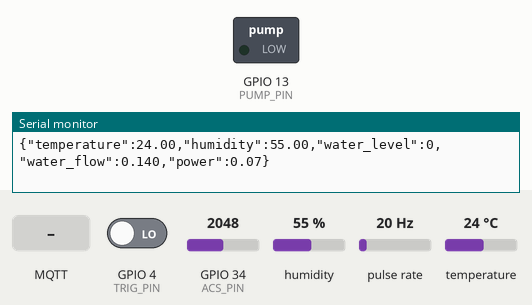
Recording of a sketch running on a simulated ESP32. Parts: switched loads named in the sketch (green lamp = pin HIGH), the last lines printed to the serial monitor. Wiring (inferred from the names in the program): pulse sensor: data GPIO 27. The inputs (shaded band) are chosen by the test bench; at power-on: GPIO 4 (TRIG_PIN) LOW, GPIO 34 (ACS_PIN) = 2048, humidity 55 %, pulse rate 20 Hz, temperature 24 °C. WiFi joins after 1.5 s; servers stay silent unless stated; no MQTT or app messages arrive unless stated.

Above: at 3.2 s.
3.3 s: MQTT message "ON" arrives on the first subscribed topic
At 4.9 s:
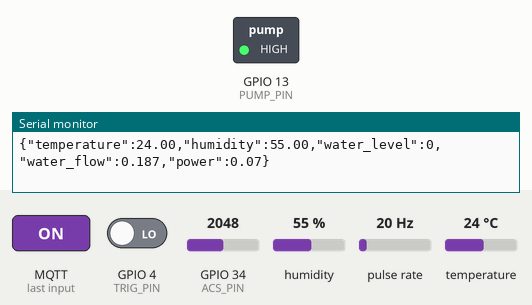
5.6 s: MQTT message "OFF" arrives on the first subscribed topic
At 7.2 s:
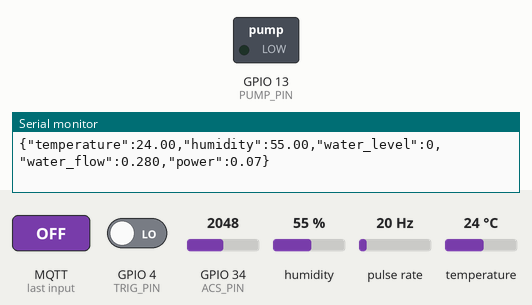
Timing chart, 0 to 8.7 s (numbered marks = the images above; inputs shaded):
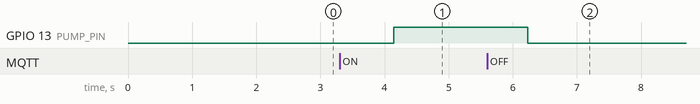

Measured:
- after the input at 3.3 s, GPIO 13 (PUMP_PIN): LOW → HIGH after 0.84 s
- after the input at 5.6 s, GPIO 13 (PUMP_PIN): HIGH → LOW after 0.63 s

The sketch:

v2.ino
```cpp
#include <WiFi.h>
#include <PubSubClient.h>
#include <DHT.h>

/* ---------- WiFi & MQTT ---------- */
const char* ssid = "Raju";
const char* password = "@@ra7282ju@@";
const char* mqtt_server = "test.mosquitto.org";

const char* data_topic = "esp32/sensors";
const char* pump_topic = "esp32/pump";

/* ---------- Pins ---------- */
#define PUMP_PIN 13
#define ACS_PIN  34

#define TRIG_PIN 4
#define ECHO_PIN 4

#define FLOW_PIN 27

#define DHTPIN 11
#define DHTTYPE DHT11

/* ---------- Objects ---------- */
WiFiClient espClient;
PubSubClient client(espClient);
DHT dht(DHTPIN, DHTTYPE);

/* ---------- Flow Sensor ---------- */
volatile int flowPulseCount = 0;
float totalLiters = 0;
unsigned long lastFlowMillis = 0;

/* ---------- Constants ---------- */
const float calibrationFactor = 7.5; // YF-S201
const float voltage = 12.0;          // Fixed 12V

/* ---------- ISR ---------- */
void IRAM_ATTR flowISR() {
  flowPulseCount++;
}

/* ---------- Pump Control ---------- */
void callback(char* topic, byte* payload, unsigned int length) {
  String msg;
  for (int i = 0; i < length; i++) msg += (char)payload[i];

  if (String(topic) == pump_topic) {
    if (msg == "ON") {
      digitalWrite(PUMP_PIN, HIGH);
    } else if (msg == "OFF") {
      digitalWrite(PUMP_PIN, LOW);
    }
  }
}

/* ---------- Ultrasonic ---------- */
int getWaterLevel() {
  digitalWrite(TRIG_PIN, LOW);
  delayMicroseconds(2);
  digitalWrite(TRIG_PIN, HIGH);
  delayMicroseconds(10);
  digitalWrite(TRIG_PIN, LOW);

  long duration = pulseIn(ECHO_PIN, HIGH, 30000);
  if (duration == 0) return 0;

  float distance = duration * 0.034 / 2; // cm

  float level = map(distance, 30, 5, 0, 100);
  return constrain(level, 0, 100);
}

/* ---------- ACS712 ---------- */
float getPower() {
  int adc = analogRead(ACS_PIN);
  float voltageOut = adc * (3.3 / 4095.0);
  float current = (voltageOut - 1.65) / 0.066; // ACS712-30A
  if (current < 0) current = 0;
  return voltage * current;
}

/* ---------- Setup ---------- */
void setup() {
  Serial.begin(115200);

  pinMode(PUMP_PIN, OUTPUT);
  digitalWrite(PUMP_PIN, LOW);

  pinMode(TRIG_PIN, OUTPUT);
  pinMode(ECHO_PIN, INPUT);

  pinMode(FLOW_PIN, INPUT_PULLUP);
  attachInterrupt(digitalPinToInterrupt(FLOW_PIN), flowISR, FALLING);

  dht.begin();

  WiFi.begin(ssid, password);
  while (WiFi.status() != WL_CONNECTED) delay(500);

  client.setServer(mqtt_server, 1883);
  client.setCallback(callback);

  while (!client.connected()) {
    client.connect("ESP32_WATER_SYSTEM");
    delay(500);
  }

  client.subscribe(pump_topic);
}

/* ---------- Loop ---------- */
void loop() {
  client.loop();

  /* ---- Temperature & Humidity ---- */
  float temp = dht.readTemperature();
  float humi = dht.readHumidity();

  /* ---- Water Level ---- */
  int waterLevel = getWaterLevel();

  /* ---- Flow Calculation ---- */
  if (millis() - lastFlowMillis >= 1000) {
    float flowRate = (flowPulseCount / calibrationFactor);
    totalLiters += flowRate / 60.0;
    flowPulseCount = 0;
    lastFlowMillis = millis();
  }

  /* ---- Power ---- */
  float power = getPower();

  /* ---- JSON Payload ---- */
  char payload[256];
  sprintf(payload,
    "{\"temperature\":%.2f,\"humidity\":%.2f,\"water_level\":%d,\"water_flow\":%.3f,\"power\":%.2f}",
    temp, humi, waterLevel, totalLiters, power
  );

  client.publish(data_topic, payload);
  Serial.println(payload);

  delay(1000);
}
```
